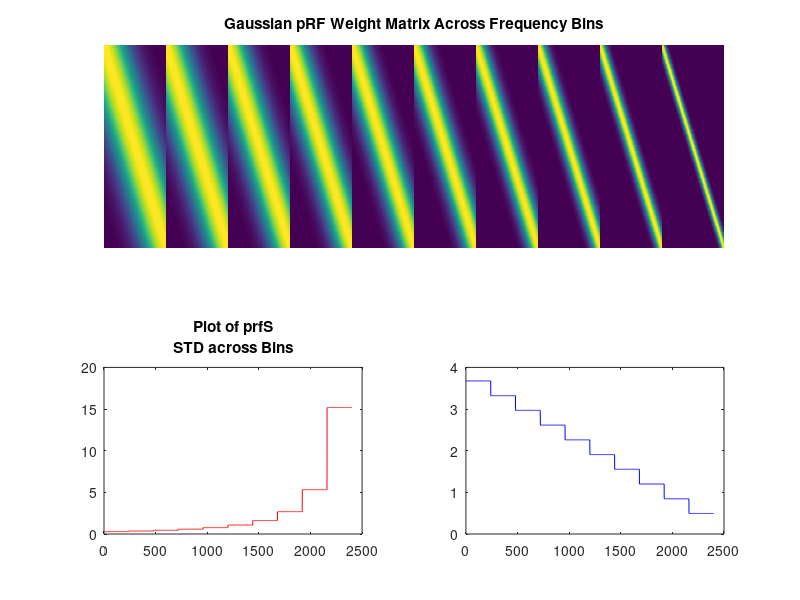

Here is the MATLAB script that generated this plot: (Note: this script raises an error after producing the figure.)
% pRF Mapping Demo
%
% This script demonstrates a simple pRF (population Receptive Field) mapping
% workflow for a 1D frequency continuum. We generate a grid of possible 
% Gaussian tuning curves, load single-trial beta estimates from our fMRI data, then 
% perform cross-validation to identify each voxel's best-fit tuning function.
% We show two approaches:
%   1) Grid Search by maximum correlation
%   2) Permutation-based approach (to assess significance of the peak)
%
% Sample files: 'https://surfdrive.surf.nl/files/index.php/s/h5kNQv0xSJ4BqUL'


%% ========================================================================
%  1) Setup: Define transformations & paths
%  ========================================================================

% Define Log2 transformations for going back and forth between Hz and log (octave)-space
inv_transform = @(x) 2.^x;   % from log2 space to Hz
log_transform = @(x) log2(x);% from Hz to log2 space

% Add path to custom permutation functions
addpath(genpath('purmutation'));


%% ========================================================================
%  2) Define the frequency continuum 
%  ========================================================================
%
% Here, we create the set of all possible Gaussian tuning functions 
% (the "dictionary" or "grid" for the pRF model). We do so by 
% discretizing the frequency axis and a range of tuning widths.

% Frequency range (in Hz): from 200 Hz to 6000 Hz, 
steps        = 240;                                                          % number of continua steps (in this case matching stimuli)
ff_oct       = linspace(log_transform(200), log_transform(6000), steps);     % create the grid in steps
ff_hz        = inv_transform(ff_oct);                                        % actual frequencies (Hz)

% Subsample if desired (e.g., freqstep = 1 means we take every point)
freqstep     = 1; 
subsample    = 1:freqstep:length(ff_hz);

% Define Full-Width-Half-Max (FWHM) range and number of steps
tunsteps     = 10;                                                           % number of tuningwidth steps
fwhm         = linspace(25, 180, tunsteps);                                  % example: from narrower to wider
fwhm         = sort(fwhm, 'descend');                                        % descending order

% The bin spacing in log2 space between subsequent frequency bins:
mustep_all   = diff(log_transform(ff_hz(subsample)));
mustep       = mustep_all(1);                                                % if uniform

% Create a grid of pRF centers (mu) and widths (sigma) in this log domain
muarray_bins = log_transform(ff_hz);                                            % all frequency bins   
muarray      = log_transform(ff_hz(subsample));                              % possible center frequencies, in log2 space
sigmagrid    = log_transform(2)./(mustep(1).*fwhm/2).^2;                     % grid of tuning width, in sigma units
octgrid      = log2(inv_transform((fwhm-1)*mustep(1)));                      % same grid converted to octaves

% (Optional) show approximate range of widths:
disp('Approximate FWHM range in log2 domain:');
approx_sigma = mustep * fwhm;  
disp(['From ~', num2str(approx_sigma(end)), ' to ', num2str(approx_sigma(1)), ' in log2 scale.']);


%% ========================================================================
%  3) Build the dictionary of all Gaussian pRF shapes
%  ========================================================================
%
% Here, we create the dictionary for al gaussian pRF shapes, 
% where W is the prfMU x prfS matrix.

% Calculate needed sizes for variables
musteps    = numel(muarray);           % # of center-frequency steps
ssteps     = numel(sigmagrid);         % # of sigma steps
colormapMU = sort(linspace(-10, 10, musteps), 'descend');  % for coloring mu in BrainVoyager (-10, 10)
colormapS  = sort(linspace(-10, 10, ssteps), 'descend');   % for coloring sigma in BrainVoyager (-10, 10)
ns         = length(sigmagrid);        % just a shorthand

% Pre-allocate / initialize outputs
W      = [];    % The final dictionary matrix (i.e. the Grid)
prfMU  = [];    % Center-frequencies (mu) for each column in W
prfS   = [];    % Sigma values for each column in W
prfO   = [];    % Octave width
CM     = [];    % Color map entries for mu
CS     = [];    % Color map entries for sigma

% Squared distance between each frequency bin and each center (in log2 space)
D2     = (muarray_bins' - muarray).^2;

% Pre-allocate W: rows = # frequency bins, columns = # total (mu x sigma)
W      = zeros(length(muarray), musteps * ssteps);

% Loop over each sigma value, build all Gaussians at once
for it = 1:ns
    % For the current sigma, fill in the columns of W corresponding to all mus
    %   exp(- sigmagrid(it) * (bin - mu)^2 ) for each bin & each mu.
    colIdx = ((it - 1)*musteps + 1) : (it*musteps);
    W(:, colIdx) = exp(-sigmagrid(it) .* D2);
    
    % Popluate the variables
    prfS  = [prfS;  zeros(musteps,1) + sigmagrid(it)];
    prfMU = [prfMU; muarray'];  
    prfO  = [prfO;  zeros(musteps,1) + octgrid(it)];
    CM    = [CM;    colormapMU'];
    CS    = [CS;    zeros(musteps,1) + colormapS(it)];
end

%% Plot the Gaussian pRF dictionary (OPTIONAL)

figure;

% First row: Full-width image
subplot(2,1,1); % Two rows, one column, first plot
imagesc(W);
title('Gaussian pRF Weight Matrix Across Frequency Bins');
axis off; 

% Second row: Two side-by-side plots
subplot(2,2,3); % Two rows, two columns, third plot
plot(prfS, 'r');
title({'Plot of prfS', 'STD across Bins'});

subplot(2,2,4); % Two rows, two columns, fourth plot
plot(prfO, 'b');
title({'Plot of prfO'}, {'Center Freq. across Bins'});


%% ========================================================================
%  4) Load single-trial fMRI betas & visualize example voxels
%  ========================================================================
%
% We assume you have single-trial beta estimates (BetasSEPTrain) and
% a frequency map (FMapTrain) that indicates the amplitude or significance
% of each voxel's response to the frequency continuum. 
% We'll also see how some example voxels' betas look across trials.

% Load your data file (example name shown)
dataFile        = fullfile('Betas_RH_Auditory_denoise0_cv1.mat');
load(dataFile, 'BetasSEPTrain', 'FMapTrain', 'InfoVTCTrain');

% Optional: Filter voxels based on some threshold in the F-map
pth             = 0.0;                          % threshold in percentile (0 means keep all)
selvox          = FMapTrain > pth;              % e.g., keep everything for this demo

% Filter Betas to keep only selected voxels
BetasSEPTrain   = BetasSEPTrain(:, selvox);
fmap            = FMapTrain(selvox); 
[ntrials, nvox] = size(BetasSEPTrain);

%% Plot 3 voxels and their corresponding Single-Trial Betas (over the continuum) (OPTIONAL)

% As a quick example, let's pick top 1% of voxels in the map and visualize a few:
top_percentile  = prctile(fmap, 99);             % 99th percentile
top_voxels_idx  = find(fmap >= top_percentile);  % Indices within the filtered set
nToShow         = min(3, length(top_voxels_idx));

% Randomly select up to 3 voxels
selected_voxels = randsample(top_voxels_idx, nToShow);

% Extract and plot their betas
beta_values = BetasSEPTrain(:, selected_voxels);

figure('Color', [1,1,1], 'Position', [100, 100, 1200, 400]);
for i = 1:nToShow
    subplot(1, nToShow, i);
    plot(beta_values(:, i), 'LineWidth', 2.5);
    xlabel('Trial Number', 'FontSize', 14, 'FontWeight', 'bold');
    ylabel('Beta Weight', 'FontSize', 14, 'FontWeight', 'bold');
    title(['Voxel ' char('A' + i - 1)], 'FontSize', 16, 'FontWeight', 'bold');
    grid on;
    set(gca, 'FontSize', 12, 'LineWidth', 1.5);
end
sgtitle('Example Betas for Top Voxels', 'FontSize', 18, 'FontWeight', 'bold');


%% ========================================================================
%  5) Cross-validation & Fitting
%  ========================================================================
%
% We do two approaches:
%   A) Grid Search by max correlation
%   B) Permutation-based approach for significance testing
% We'll store the best-fitting "seed" (column in W) for each voxel under both.

% K-fold cross-validation
kfold           = 6;
cv              = cvpartition(ntrials, 'kfold', kfold);

% Create or load a null-hypothesis structure for permutations
% (e.g., random reassignments).
nperm           = 1000;
H0              = get_penaltybasedonRanks(eye(size(W, 1)), [], [], nperm, W);

% Preallocate
bestSeed_grid_folds   = zeros(nvox, kfold + 1);    % best-fitting dictionary index from grid search
bestSeed_perm_folds   = zeros(nvox, kfold + 1);    % best-fitting dictionary index from permutation approach
cXteBest_grid_folds   = zeros(nvox, kfold + 1);    % store test correlation per fold
cXteBest_perm_folds   = zeros(nvox, kfold + 1);    % store test correlation per fold
trz                   = zeros(ntrials, kfold + 1); % store training sets
tez                   = zeros(ntrials, kfold + 1); % store testing sets

% For each fold in the CV, we find best seeds in the training set. 
for itcv = 1:(kfold + 1)

    % Do the train/test split
    if itcv <= kfold
        disp(['Cross Val Fold ' num2str(itcv)]);
        tr = cv.training(itcv);
        te = cv.test(itcv);
    else
        % Last pass: use all data as "training"
        disp(['Final pass: Whole data']);
        tr = true(ntrials,1);
        te = tr;
    end
    trz(:, itcv)    = tr;
    tez(:, itcv)    = te;
    
    % Extract training / test
    Xtr             = BetasSEPTrain(tr, :);         % Betas for training set
    Ftr             = W(tr, :);                     % Dictionary for training
    Xte             = BetasSEPTrain(te, :);         % Betas for test set
    Fte             = W(te, :);                     % Dictionary for test set

    % A) Grid Search: 
    %    For each voxel, find the column of Ftr that best correlates with Xtr.
    cXtrFtr                      = corr(Xtr, Ftr);                   % [nvox x #dictionaryCols]
    [bestTrainCorr, bestCol]     = max(cXtrFtr, [], 2);              % best-fitting column index
    bestSeed_grid_folds(:, itcv) = bestCol;                          % store results (overwrites each pass, as an example)
    %    Evaluate on test set
    bestDictTest                 = W(te, bestCol);                   % Each column corresponds to a voxel's best fit
    cXteBest_grid_folds(:, itcv) = diag(corr(Xte, bestDictTest));    % Test correlation of best match

    % B) Permutation-based approach:
    %    We fit Gaussian pRF based on ranks (or any cost function you define),
    %    then compare those ranks to a permutation-based null distribution (H0).
    %    The function returns the best-fitting 
    %    index (locRanks), the corresponding waveforms (Wprf), and p-values (pvalW).
    [locRanks, Wprf, pvalW]      = fitGaussianPrfbasedonRanks( ...
                                        eye(size(Ftr,1)), Xtr, prfS, prfMU, H0, Ftr, []);
    bestSeed_perm_folds(:, itcv) = locRanks;                       % store results

    % Evaluate on test set (analogous to cXteBest)
    bestDictTest                 = W(te, locRanks);  % Direct matrix indexing (no loop!)
    cXteBest_perm_folds(:, itcv) = diag(corr(Xte, bestDictTest)); % Store test correlation

end

% for now, lets take the full set for visualization
bestSeed_grid = bestSeed_grid_folds(:, end);
bestSeed_perm = bestSeed_perm_folds(:, end);


%% Visualize the correlation between folds and in-train set (OPTIONAL)

% Define grid layout
nRows = ceil(sqrt(kfold));  
nCols = ceil(kfold / nRows); 

% Create figure
figure('Color', 'w', 'Position', [100, 100, 1400, 900]);

for fold = 1:kfold
    subplot(nRows, nCols, fold);
    
    % Scatter plots for Grid Search (blue) and Permutation (orange)
    scatter(cXteBest_grid_folds(:, fold), cXteBest_grid_folds(:, end), 50, 'b', 'filled', 'MarkerFaceAlpha', 0.1); 
    hold on;
    scatter(cXteBest_perm_folds(:, fold), cXteBest_perm_folds(:, end), 50, [1, 0.5, 0], 'filled', 'MarkerFaceAlpha', 0.1);
    
    % Reference diagonal
    plot([0 1], [0 1], 'k--', 'LineWidth', 2);
    
    % Formatting
    xlabel(['Fold ' num2str(fold)], 'FontSize', 12, 'FontWeight', 'bold');
    ylabel('Full Data Corr', 'FontSize', 12, 'FontWeight', 'bold');
    title(['Fold ' num2str(fold) ' vs Full Data'], 'FontSize', 14);
    grid on; axis square; xlim([0 1]); ylim([0 1]);
end

% Global title
sgtitle('Test Correlation: Grid Search vs Permutation', 'FontSize', 18, 'FontWeight', 'bold');

% Legend in an empty subplot
subplot(nRows, nCols, kfold); axis off;
legend({'Grid Search', 'Permutation'}, 'Location', 'best', 'FontSize', 12);



%% ========================================================================
%  6) Saving data as maps
%  ========================================================================
%
% Here we save the data as maps, taking the original linear indexes
%  Note that for visualization we have scaled the values from -10, to 10,
%  but can also save the maps as 'raw' prf_mu and sigma estimates
%  (e.g. prfMU(bestSeed_perm); prfS(bestSeed_perm); prfO(bestSeed_perm);)
%   
% We can also decide to save each of the individual folds prfMU(bestSeed_grid_folds);
%  or the mean/median over all folds to see how they generalize mean(prfMU(bestSeed_grid_folds),2);

% Save maps for gridsearch
map = zeros(size(FMapTrain, 2), 2);
CM = round(CM);
map(selvox, 1) = CM(bestSeed_grid); % mean and 
map(selvox, 2) = CS(bestSeed_grid); % mean and 
saveICAMap('', '', map, ...
        {['prfMU'], ['TW']}, ...
        'prf_gridsearch', InfoVTCTrain);

% Save maps for permuations
map = zeros(size(FMapTrain, 2), 2);
map(selvox, 1) = CM(bestSeed_perm); % mean and 
map(selvox, 2) = CS(bestSeed_perm); % mean and 
saveICAMap('', '', map, ...
        {['prfMU'], ['TW']}, ...
        'prf_permutations', InfoVTCTrain);


%% ========================================================================
%  7) Summarize Results Across Voxels (OPTIONAL)
%  ========================================================================
%
% We compare the distribution of best-fitting pRF center frequency and 
% tuning widths across grid search vs permutation approach.

% Because prfMU, prfS, prfO correspond to columns, we can index with bestSeed_xxx:
selvox_idx = find(selvox);  % the absolute voxel indices in original data
grid_mu    = prfMU(bestSeed_grid); 
grid_o     = prfO(bestSeed_grid);

perm_mu    = prfMU(bestSeed_perm);
perm_o     = prfO(bestSeed_perm);

% Plot 2D histograms and 1D histograms comparing the two approaches
figure('Color', [1,1,1], 'Position', [100, 100, 1400, 1000]);

% (1) 2D histogram of central frequency
subplot(2,2,1);
[N,Xedges,Yedges] = histcounts2(grid_mu, perm_mu, [48 48]);
imagesc(Xedges, Yedges, N'); axis xy; colorbar;
xlabel('Grid Search (mu)', 'FontSize', 14, 'FontWeight', 'bold');
ylabel('Permutation (mu)', 'FontSize', 14, 'FontWeight', 'bold');
title('Central Frequency Comparison', 'FontSize', 16, 'FontWeight', 'bold');

% (2) 2D histogram of tuning width
subplot(2,2,2);
[N,Xedges,Yedges] = histcounts2(grid_o, perm_o, [10 10]);
imagesc(Xedges, Yedges, N'); axis xy; colorbar;
xlabel('Grid Search (octaves)', 'FontSize', 14, 'FontWeight', 'bold');
ylabel('Permutation (octaves)', 'FontSize', 14, 'FontWeight', 'bold');
title('Tuning Width Comparison', 'FontSize', 16, 'FontWeight', 'bold');

% (3) 1D histogram of central frequency
subplot(2,2,3); hold on;
h1 = histogram(grid_mu, 100, 'FaceAlpha', 0.6, 'EdgeColor', 'none'); 
h2 = histogram(perm_mu, 100, 'FaceAlpha', 0.6, 'EdgeColor', 'none');
title('Central Frequency', 'FontSize', 16, 'FontWeight', 'bold');
legend([h1, h2], {'Grid Search','Permutation'}, 'FontSize', 12);
xlabel('mu (log2)', 'FontSize', 14); ylabel('Count', 'FontSize', 14);

% (4) 1D histogram of tuning width
subplot(2,2,4); hold on;
h3 = histogram(grid_o, 20, 'FaceAlpha', 0.6, 'EdgeColor', 'none'); 
h4 = histogram(perm_o, 20, 'FaceAlpha', 0.6, 'EdgeColor', 'none');
title('Tuning Width', 'FontSize', 16, 'FontWeight', 'bold');
legend([h3, h4], {'Grid Search','Permutation'}, 'FontSize', 12);
xlabel('Width (oct)', 'FontSize', 14); ylabel('Count', 'FontSize', 14);
hold off;

sgtitle('Brain Level Distributions', 'FontSize', 18, 'FontWeight', 'bold');


%% ========================================================================
%  8) Visualizing the pRF fit for an Example Voxel (OPTIONAL)
%  ========================================================================
%
% Select an example voxel based on correlation strength (>0.4) and narrow tuning width (<1 octave)
% and visualize the voxel’s response compared to the best-fitting Gaussian from both approaches:
%   1) Grid Search
%   2) Permutation-based significance testing.

% Convert best-fitting grid indices into linear indices for extraction
indlin          = sub2ind(size(cXtrFtr), (1:nvox)', bestSeed_grid);
corrhat         = cXtrFtr(indlin);      % correlation with best-fitting Gaussian from grid search

% Choose voxel that meets selection criteria
%  (e.g. change bestSeed to > 3 for broader prfs) 
selected_voxels = find(corrhat > 0.4 & prfO(bestSeed_grid) < 1);
myvox           = selected_voxels(3);  % pick third voxel as an example

% Sort correlation values (for later use in plotting)
[~, ord]        = sort(cXtrFtr(myvox,:), 'ascend');

% Plotting the example voxel
fig             = figure('Color', [1,1,1], 'Position', [100, 100, 700, 700]);
tiledlayout(3,2,'TileSpacing','compact', 'Padding','compact');
sgtitle(sprintf('Voxel %d | Center freq (MU): %.2f | Tuning width (O): %.2f', ...
    myvox, prfMU(bestSeed_grid(myvox)), prfO(bestSeed_grid(myvox))), 'FontSize',16,'FontWeight','bold');

% Time series comparison plot (data vs. models)
ax1             = nexttile([2 2]); % larger plot
hold on;
plot(Xtr(:,myvox)./max(Xtr(:,myvox)), 'LineWidth', 2); % normalized voxel data
l1              = plot(Ftr(:, bestSeed_grid(myvox)), '-', 'LineWidth', 2);      % Grid search fit
l2              = plot(Ftr(:, bestSeed_perm(myvox)), '-', 'LineWidth', 2);      % Permutation fit
hold off;
legend([l1,l2], {'Grid Search', 'Permutation'}, 'FontSize',12);
title(sprintf('Voxel Response (Correlation: %.2f)', corrhat(myvox)), 'FontSize',14);
xlabel('Trial Number','FontSize',12);
ylabel('Normalized Amplitude','FontSize',12);
set(gca,'FontSize',12,'LineWidth',1.5);

% Grid Search correlation (cost function map)
ax2             = nexttile;
imagesc(octgrid, muarray, reshape(cXtrFtr(myvox,:), length(muarray), length(sigmagrid)));
colorbar; axis xy;
hold on;
plot(prfO(bestSeed_grid(myvox)), prfMU(bestSeed_grid(myvox)), '.r','MarkerSize',20);
hold off;
xlabel('Tuning Width (octaves)','FontSize',12);
ylabel('Center Frequency (log2)', 'FontSize',14);
title('Grid Search Correlation', 'FontSize',14,'FontWeight','bold');

% Permutation-based significance map (-log10 p-values)
ax3             = nexttile;
imagesc(octgrid, muarray, reshape(-log10(pvalW(myvox,:)), length(muarray), length(sigmagrid)));
colorbar; axis xy;
hold on;
plot(prfO(bestSeed_perm(myvox)), prfMU(bestSeed_perm(myvox)), '.r','MarkerSize',20);
hold off;
xlabel('Tuning Width (oct)', 'FontSize',14);
ylabel('Frequency (log2)', 'FontSize',14);
title('Permutation Significance (-log10 p)', 'FontSize',14,'FontWeight','bold');

% Print best-fit parameters to console for clarity
disp(['Grid Search - prfMU: ', num2str(prfMU(bestSeed_grid(myvox)))]);
disp(['Grid Search - prfO: ', num2str(prfO(bestSeed_grid(myvox)))]);
disp(['Permutation - prfMU: ', num2str(prfMU(bestSeed_perm(myvox)))]);
disp(['Permutation - prfO: ', num2str(prfO(bestSeed_perm(myvox)))]);

% Optimize layout
set(gcf,'PaperPositionMode','auto');
